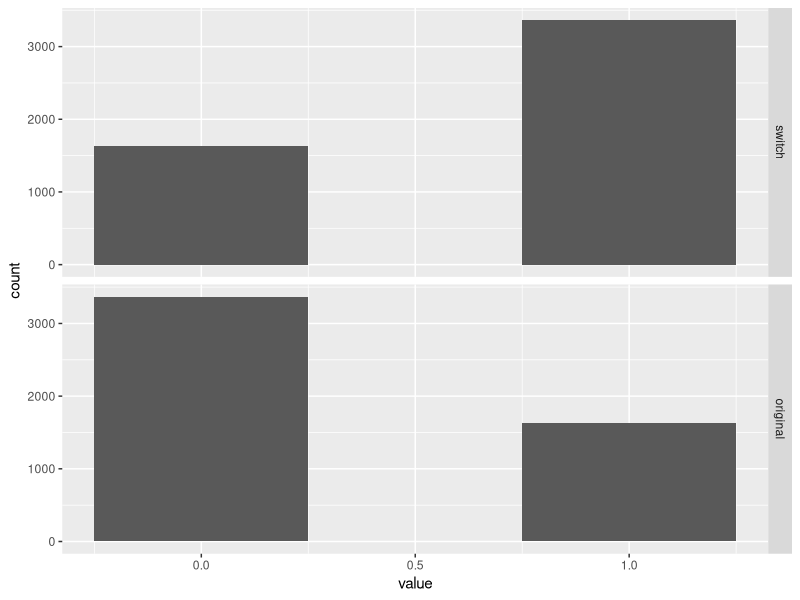

Reproduce this figure in R.
#### Assignment 2 ####
# Prepared By: Danny Godbout

# Goal: 
# Write an R-script to compute the Monty Hall Probabilities with
# simulations (get probabilities AND variances for switching and
# not switching).



#### Monty Hall Simulation Function ####
# Setup: 3 doors; 2 = Goat, 1 = Car
# 1- Pick a door
# 2- Host opens one of the remaining 2 doors, revealing a goat
# 3- Either keep current choice, or switch doors


f_monty_hall_single_run <- function() {
  # This function runs a single cycle of the monty hall problem, returning
  # results for scenarios where we keep the first choice door and where
  # we switch.
  #
  # Input Args: N/A
  #
  # Output Args: 
  # 1) results: Single row data frame with 2 columns for original and switched
  #             choices. 1=win, 0=loss.
  
  # Define all doors
  all_doors <- 1:3
  
  # Place car behind a random door
  car_door <- sample(all_doors, 1)
  
  # Choose a door
  first_choice_door <- sample(all_doors, 1)
  # first_choice_door <- car_door
  
  # Host chooses a remaining goat door
  remaining_goats <- all_doors[all_doors != car_door & all_doors != first_choice_door]
  
  if(length(remaining_goats) == 1){
    host_door <- remaining_goats
  }else{
    host_door <- sample(remaining_goats, 1)
  }
  
  # Switch
  switched_door <- all_doors[all_doors != first_choice_door & all_doors != host_door]
  
  # Which choice won a car?
  switch_win <- ifelse(switched_door == car_door, 1, 0)  # The new, switch choice won
  original_win <- ifelse(first_choice_door == car_door, 1, 0)  # The original door won
  
  # Merge
  results <- data.frame(switch = switch_win, original = original_win)
  
  # Return
  return(results)
}





#### Run multiple time ####

# Set number of runs
n <- 5000

# Execute simulation
simulation_result<- data.frame(t(replicate(n, f_monty_hall_single_run(), simplify = "matrix")))

# Unlist column formats for analysis
simulation_result <- data.frame(apply(simulation_result, 2, unlist))






#### Plot results ####

# Melt simulation results for plotting
library(reshape2)
plot.data <- melt(simulation_result)

# Build ggplot histogram with facet
library(ggplot2)
p.dist <- ggplot(plot.data, aes(value)) +
  geom_histogram(bins = 3) +
  facet_grid(variable ~ .)
p.dist





#### Calculate summary stats ####

# Probability function
f_probability <- function(data, n) {
  # p = win / n
  probability <- sum(data) / n
  return(probability)
}

# Variance function
f_variance <- function(p, n) {
  # Var = np(1-p)
  variance <- n * p * (1 - p)
  return(variance)
}


# Switch Strategy Stats:
prob.switch <- f_probability(data = simulation_result$switch, n = n)
var.switch <- f_variance(p = prob.switch, n = 1)

# Don't Switch Strategy Stats:
prob.original <- f_probability(data = simulation_result$original, n = n)
var.original <- f_variance(p = prob.original, n = 1)